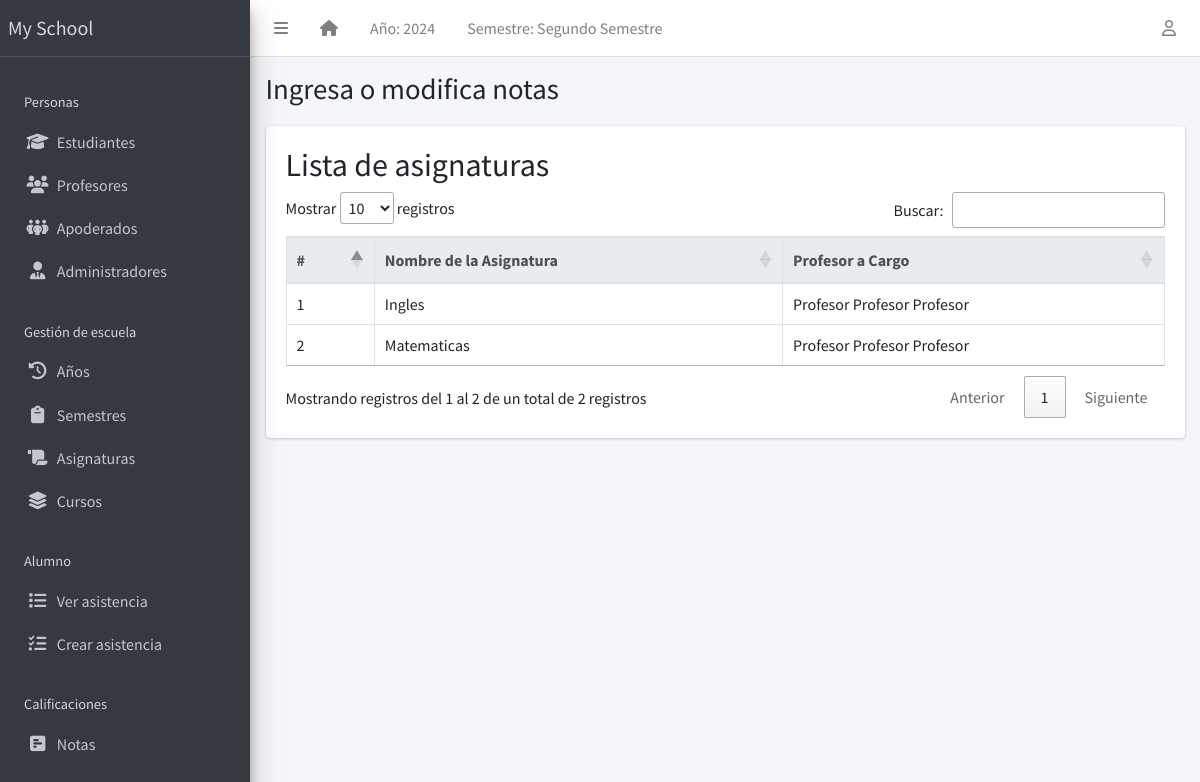
The app's page /result/subject_list/, older data.
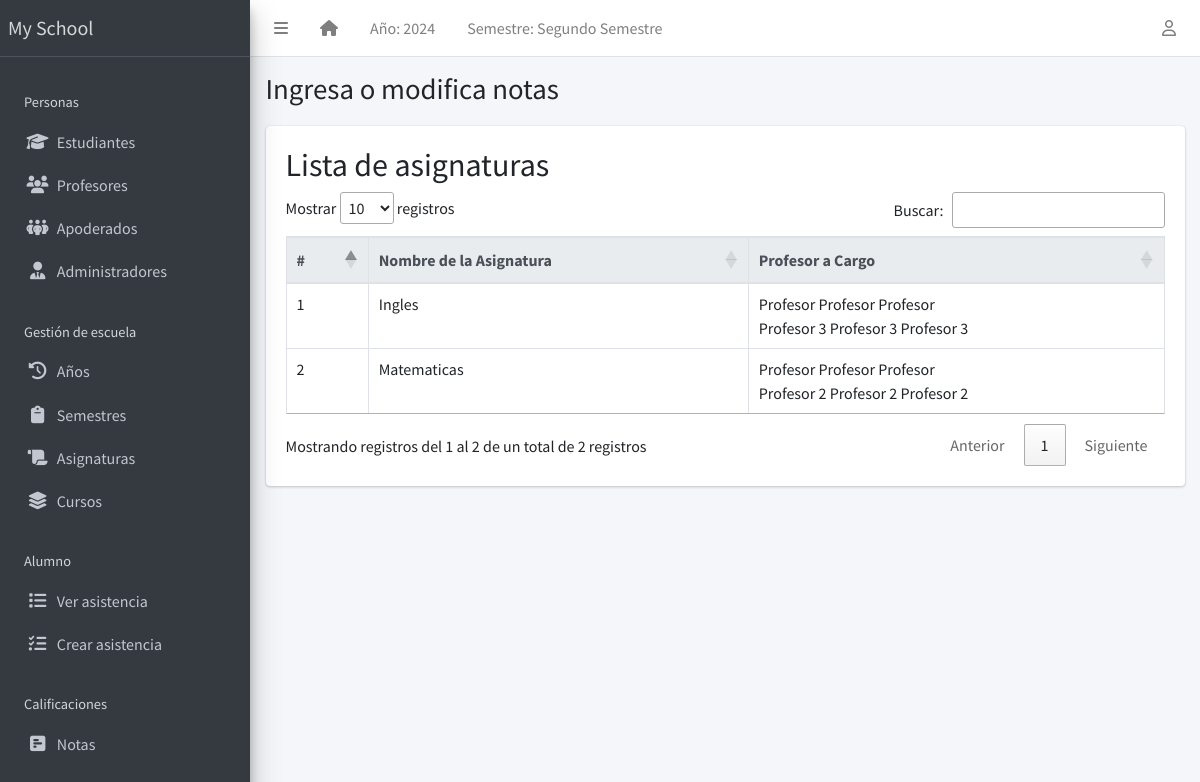
The same page, newer data.
### apps/corecode/models.py (models this page shows, shortened)
class Subject(models.Model):
    name = models.CharField(max_length=200, unique=True, verbose_name="Nombre")
    class Meta:
        ordering = ["name"]

### apps/teachers/models.py (models this page shows, shortened)
class Teacher(models.Model):
    STATUS = [("activo", "Activo"), ("inactivo", "Inactivo")]
    GENDER = [("masculino", "Masculino"), ("femenino", "Femenino")]
    rut_regex = RegexValidator(
        regex=r"^\d{1,2}\d{3}\d{3}-[0-9kK]{1}$",
        message="El RUT debe estar en el formato 'XXXXXXXX-X'"
    )
    rut = models.CharField(max_length=12, unique=True, validators=[rut_regex], blank=True)
    estado = models.CharField(max_length=10, choices=STATUS, default="activo")
    apellido_paterno = models.CharField(max_length=200)
    apellido_materno = models.CharField(max_length=200)
    nombres = models.CharField(max_length=200, blank=True)
    sexo = models.CharField(max_length=10, choices=GENDER, default="masculino")
    fecha_nacimiento = models.DateField(default=timezone.now)
    fecha_admision = models.DateField(default=timezone.now)
    telefono_regex = RegexValidator(
        regex="^[0-9]{9,15}$", message="El número de teléfono no tiene el formato correcto."
    )
    telefono = models.CharField(
        validators=[telefono_regex], max_length=15, blank=True
    )
    direccion = models.TextField(blank=True)
    observaciones = models.TextField(blank=True)
    email = models.EmailField(
        max_length=254, unique=True, validators=[EmailValidator()],
        blank=True, null=True
    )
    foto = models.ImageField(blank=True, upload_to="students/fotos/")
    subjects = models.ManyToManyField(Subject, related_name="teachers", blank=True)
    class Meta:
        ordering = ["apellido_paterno", "apellido_materno", "nombres"]

### apps/result/views.py (the view)
# urls.py: path('subject_list/', subject_list, name='subject_list'),
def subject_list(request):
    subjects = Subject.objects.prefetch_related('teachers').all()
    return render(request, 'result/subject_list.html', {'subjects': subjects})

### apps/corecode/context_processors.py (called while the page is built)
def site_defaults(request):
    current_session = AcademicSession.objects.get(current=True)
    current_term = AcademicTerm.objects.get(current=True)
    vals = SiteConfig.objects.all()
    contexts = {
        "current_session": current_session.name,
        "current_term": current_term.name,
    }
    for val in vals:
        contexts[val.key] = val.value
    return contexts

### apps/templatetags/user_groups.py (called while the page is built)
@register.filter
def in_group(user, group_id):
    return user.groups.filter(id=group_id).exists()

### apps/result/templates/result/subject_list.html (shortened to what this page needs)
{% extends 'base.html' %}
{% block title %}Ingresa o modifica notas{% endblock title %}
{% block content %}
<h2>Lista de asignaturas</h2>
<div class="table-responsive">
  <table id="subjectTable" class="table table-bordered table-hover" data-page-length='10'>
    <thead class="thead-light">
      <tr>
        <th>#</th>
        <th>Nombre de la Asignatura</th>
        <th>Profesor a Cargo</th>
      </tr>
    </thead>
    <tbody>
      {% for subject in subjects %}
        <tr class="clickable-row" data-href="{% url 'create_result' subject.id %}">
          <td>{{ forloop.counter }}</td>
          <td>{{ subject.name }}</td>
          <td>
            {% for teacher in subject.teachers.all %}
              {{ teacher.nombres }} {{ teacher.apellido_paterno }} {{ teacher.apellido_materno }}
              {% if not forloop.last %}<br>{% endif %}
            {% empty %}
              Sin profesor asignado
            {% endfor %}
          </td>
        </tr>
      {% endfor %}
    </tbody>
  </table>
</div>
{% endblock content %}
{% block morejs %}
<link rel="stylesheet" href="//cdn.datatables.net/1.10.25/css/jquery.dataTables.min.css"/>
{% endblock morejs %}

Row changes from the older to the newer data that the page shows:
added Teacher: nombres "Profesor 3", apellido_paterno "Profesor 3", apellido_materno "Profesor 3", shown under Subject "Ingles"
added Teacher: nombres "Profesor 2", apellido_paterno "Profesor 2", apellido_materno "Profesor 2", shown under Subject "Matematicas"
